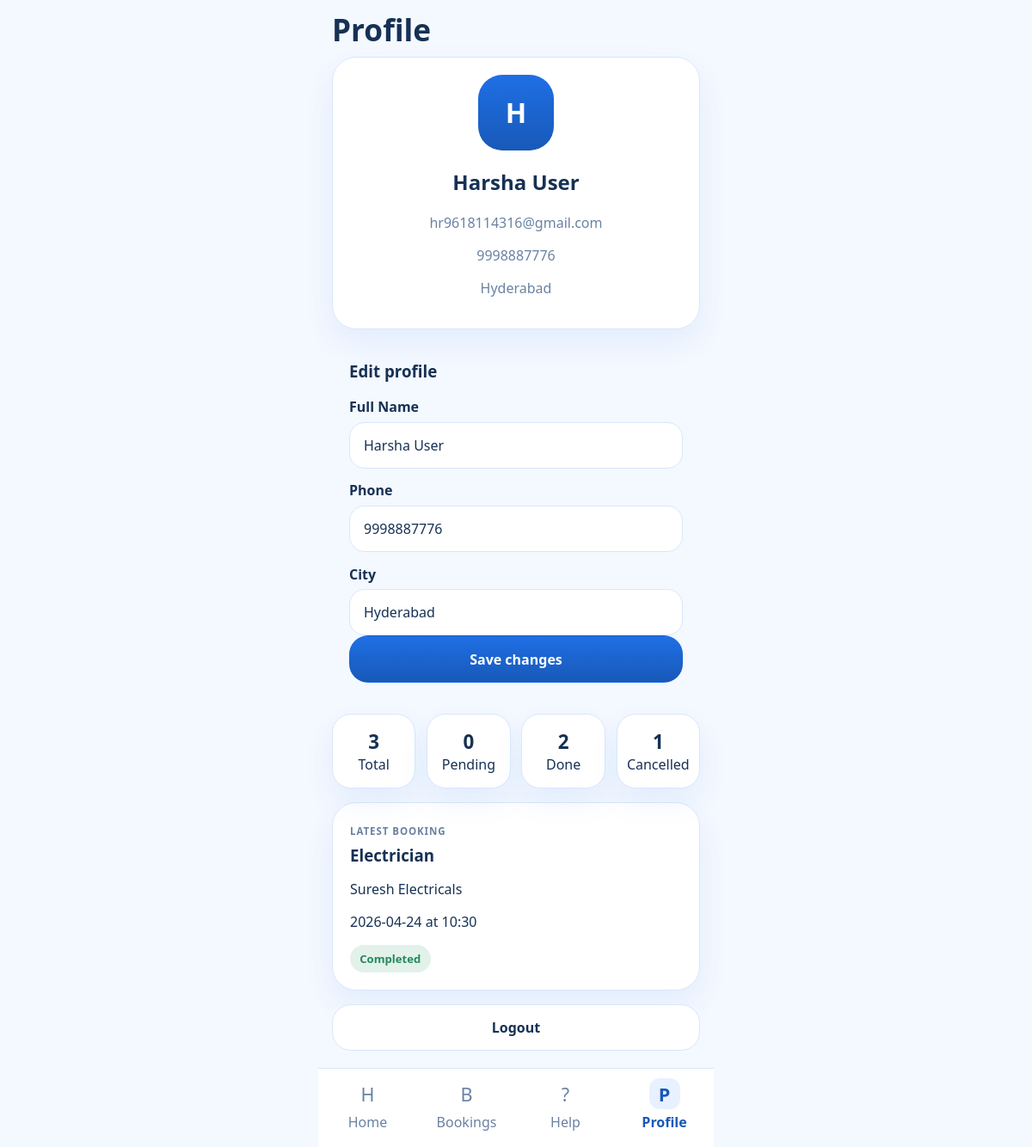
Screenshot of /profile (signed in) with the database file from the repository.
### tables this page shows
CREATE TABLE users (
            id INTEGER PRIMARY KEY AUTOINCREMENT,
            email TEXT UNIQUE NOT NULL,
            phone TEXT NOT NULL,
            password TEXT NOT NULL
        , role TEXT DEFAULT 'user', full_name TEXT, city TEXT);

CREATE TABLE bookings (
            id INTEGER PRIMARY KEY AUTOINCREMENT,
            user_email TEXT,
            service TEXT,
            provider TEXT,
            name TEXT,
            address TEXT,
            date TEXT,
            time TEXT,
            issue TEXT,
            status TEXT DEFAULT 'Pending'
        , customer_phone TEXT, provider_phone TEXT, amount INTEGER DEFAULT 0, created_at TEXT, service_slug TEXT, provider_slug TEXT);

### app.py (the view, shortened to what this page needs)
@app.route("/profile", methods=["GET", "POST"])
@login_required
@customer_required
def profile():
    conn = get_db()
    user = get_current_user()
    rows = conn.execute(
        "SELECT * FROM bookings WHERE user_email = ? ORDER BY id DESC",
        (session["user_email"],),
    ).fetchall()
    conn.close()
    bookings = [row_dict(row) for row in rows]
    return render_template(
        "profile.html",
        user=user,
        stats=booking_status_breakdown(bookings),
        latest_booking=bookings[0] if bookings else None,
    )

### app.py (called while the page is built, shortened)
def get_db() -> sqlite3.Connection:
    conn = sqlite3.connect(DB_PATH)
    conn.row_factory = sqlite3.Row
    return conn

def row_dict(row):
    return dict(row) if row else None

def get_services(search_query: str = "") -> list[dict]:
    conn = get_db()
    rows = conn.execute(
        """
        SELECT
            s.*,
            COUNT(p.id) AS providers_count
        FROM services s
        LEFT JOIN providers p ON p.service_slug = s.slug
        GROUP BY s.id
        ORDER BY s.name
        """
    ).fetchall()
    conn.close()
    services = [row_dict(row) for row in rows]
    return services

def get_current_user() -> dict | None:
    email = session.get("user_email")
    if not email:
        return None
    conn = get_db()
    row = conn.execute("SELECT * FROM users WHERE email = ?", (email,)).fetchone()
    conn.close()
    return row_dict(row)

def booking_status_breakdown(bookings: list[dict]) -> dict:
    counts = {
        "total": len(bookings),
        "pending": 0,
        "accepted": 0,
        "in_progress": 0,
        "completed": 0,
        "cancel_requested": 0,
        "cancelled": 0,
    }
    for booking in bookings:
        status = (booking.get("status") or "").strip().lower()
        if status == "pending":
            counts["pending"] += 1
        elif status == "accepted":
            counts["accepted"] += 1
        elif status == "in progress":
            counts["in_progress"] += 1
        elif status == "completed":
            counts["completed"] += 1
        elif status == "cancel requested":
            counts["cancel_requested"] += 1
        elif status == "cancelled":
            counts["cancelled"] += 1
    return counts

def login_required(view):
    @wraps(view)
    def wrapped_view(*args, **kwargs):
        if "user_email" not in session:
            flash("Please sign in to continue.", "warning")
            return redirect(url_for("login"))
        return view(*args, **kwargs)
    return wrapped_view

def customer_required(view):
    @wraps(view)
    def wrapped_view(*args, **kwargs):
        if session.get("role") == "admin":
            flash("Use the admin dashboard for admin access.", "warning")
            return redirect(url_for("admin_dashboard"))
        return view(*args, **kwargs)
    return wrapped_view

@app.context_processor
def inject_layout_data():
    return {
        "nav_services": get_services(),
        "current_role": session.get("role"),
        "current_endpoint": request.endpoint,
    }

### templates/profile.html (shortened to what this page needs)
{% extends "base.html" %}
{% block content %}
<section class="mobile-page-head">
    <h1>Profile</h1>
</section>
<section class="profile-card">
    <div class="profile-avatar">{{ (user.full_name or user.email)[0]|upper }}</div>
    <h2>{{ user.full_name or user.email }}</h2>
    <p>{{ user.email }}</p>
    <p>{{ user.phone or 'No phone added' }}</p>
    <p>{{ user.city or 'City not set' }}</p>
</section>
<section class="profile-edit-card">
    <h3>Edit profile</h3>
    <form method="POST">
        <label>Full Name</label>
        <input type="text" name="full_name" value="{{ user.full_name or '' }}" required>
        <label>Phone</label>
        <input type="text" name="phone" value="{{ user.phone or '' }}" required>
        <label>City</label>
        <input type="text" name="city" value="{{ user.city or '' }}" required>
        <button type="submit" class="primary-btn wide-btn">Save changes</button>
    </form>
</section>
<section class="profile-stats">
    <article>
        <strong>{{ stats.total }}</strong>
        <span>Total</span>
    </article>
    <article>
        <strong>{{ stats.pending }}</strong>
        <span>Pending</span>
    </article>
    <article>
        <strong>{{ stats.completed }}</strong>
        <span>Done</span>
    </article>
    <article>
        <strong>{{ stats.cancelled }}</strong>
        <span>Cancelled</span>
    </article>
</section>
{% if latest_booking %}
<section class="latest-booking-card">
    <span class="eyebrow">Latest booking</span>
    <h3>{{ latest_booking.service }}</h3>
    <p>{{ latest_booking.provider }}</p>
    <p>{{ latest_booking.date }} at {{ latest_booking.time }}</p>
    <span class="status-pill status-{{ latest_booking.status|lower|replace(' ', '-') }}">{{ latest_booking.status }}</span>
</section>
{% endif %}
<section class="profile-actions">
    <a class="secondary-btn wide-btn" href="{{ url_for('logout') }}">Logout</a>
</section>
{% endblock %}

### static/app.css (style rules this page uses)
:root { --bg: #f4f8ff; --surface: #ffffff; --surface-soft: #eef5ff; --line: #d9e7fb; --text: #163154; --muted: #6a82a3; --navy: #1f6fe5; --navy-deep: #1859b8; --accent: #e8f1ff; --danger: #d9534f; --warning: #d59b1f; --success: #238a5a; --shadow: 0 16px 34px rgba(31, 111, 229, 0.08); }
* { box-sizing: border-box; }
body { margin: 0; background: var(--bg); color: var(--text); font-family: "Segoe UI", Arial, sans-serif; }
a { color: inherit; text-decoration: none; }
.eyebrow { display: inline-block; margin-bottom: 0.5rem; letter-spacing: 0.08em; text-transform: uppercase; font-size: 0.72rem; font-weight: 700; color: var(--muted); }
.mobile-auth, .intro-card, .otp-card, .home-hero-panel, .service-mobile-card, .mobile-booking-card, .support-card, .faq-card, .profile-card, .latest-booking-card, .booking-layout > *, .provider-card, .stat-card, .booking-table-shell, .empty-state { background: var(--surface); border: 1px solid var(--line); box-shadow: var(--shadow); }
.mobile-auth h1, .mobile-page-head h1, .section-head h1 { font-size: 2.2rem; line-height: 1.05; margin: 0; }
.mobile-auth p, .service-card-copy p, .booking-detail-line, .muted-line, .faq-card p, .profile-card p, .section-head p, .provider-phone, .booking-table small { color: var(--muted); }
.otp-card, .profile-card, .profile-edit-card, .latest-booking-card { border-radius: 28px; padding: 1.25rem; }
label { display: block; margin: 0.9rem 0 0.4rem; font-weight: 600; }
input, textarea, select { width: 100%; padding: 0.95rem 1rem; border-radius: 18px; border: 1px solid var(--line); background: var(--surface); color: var(--text); font: inherit; }
.primary-btn, .secondary-btn, .table-action, .segment { display: inline-flex; align-items: center; justify-content: center; gap: 0.45rem; border-radius: 22px; padding: 0.95rem 1.25rem; font: inherit; font-weight: 700; border: 1px solid transparent; }
.primary-btn { background: linear-gradient(180deg, var(--navy), var(--navy-deep)); color: white; }
.secondary-btn { background: var(--surface); color: var(--text); border-color: var(--line); }
.wide-btn { width: 100%; }
.mobile-page-head { padding: 0.25rem 0 0.8rem; }
.mobile-booking-head h3, .support-card h3, .faq-card h3, .latest-booking-card h3 { margin: 0; }
.profile-card { text-align: center; }
.profile-avatar { width: 88px; height: 88px; border-radius: 28px; display: grid; place-items: center; margin: 0 auto 1rem; background: linear-gradient(180deg, var(--navy), var(--navy-deep)); color: white; font-size: 2rem; font-weight: 800; }
.profile-stats { display: grid; grid-template-columns: repeat(4, minmax(0, 1fr)); gap: 0.8rem; margin: 1rem 0; }
.profile-edit-card { margin-top: 1rem; }
.profile-edit-card h3 { margin-top: 0; }
.profile-stats article { background: var(--surface); border: 1px solid var(--line); border-radius: 22px; box-shadow: var(--shadow); padding: 1rem 0.5rem; text-align: center; }
.profile-stats strong { display: block; font-size: 1.4rem; }
.profile-actions { display: grid; gap: 0.8rem; margin-top: 1rem; }
.status-pill { display: inline-flex; align-items: center; justify-content: center; padding: 0.45rem 0.7rem; border-radius: 999px; font-size: 0.82rem; font-weight: 700; }
.status-completed { background: rgba(31, 139, 88, 0.12); color: var(--success); }

### rows the page displays
users: full_name "H", full_name "Harsha User", email "hr9618114316@gmail.com", phone "9998887776", city "Hyderabad"
bookings: service "Electrician", provider "Suresh Electricals", date "2026-04-24", time "10:30", status "Completed"

### other values shown
{{ stats.total }} "3"
{{ stats.pending }} "0"
{{ stats.completed }} "2"
{{ stats.cancelled }} "1"
